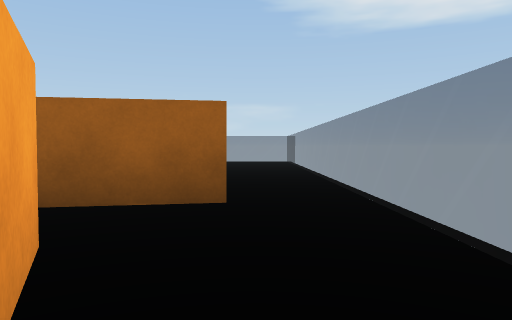
View 1 (above)

17 first-person views from a walk through a 3-D level made in the Unity game engine. The camera is 0.53 m above the floor, tilts 2° down and sees 70° across. The floor is counted in squares, 1 m on a side. Each view is taken from the middle of a square. On the plan, view 1 faces up. The plan holds only what a view shows up to about 9 squares ahead; the rest is blank. Surface patterns are stand-ins for the level's own textures.

View 2
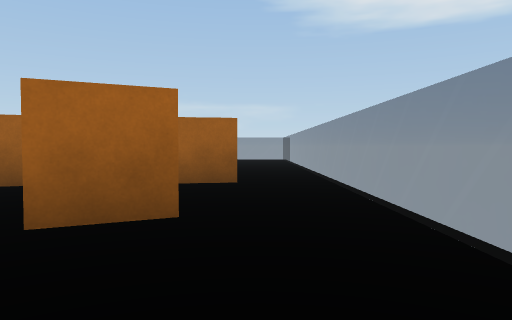

View 3
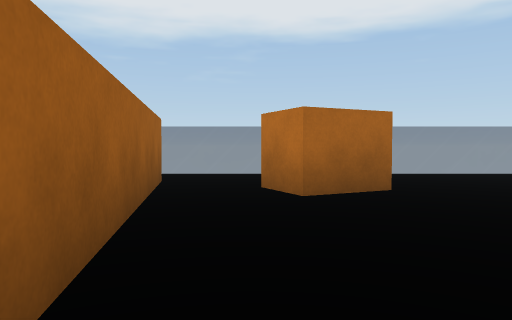

View 4
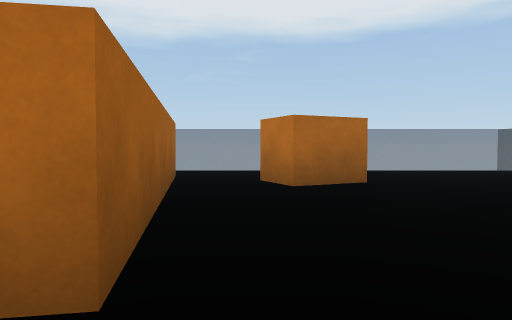

View 5
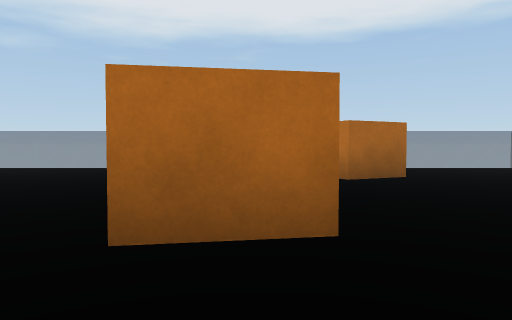

View 6
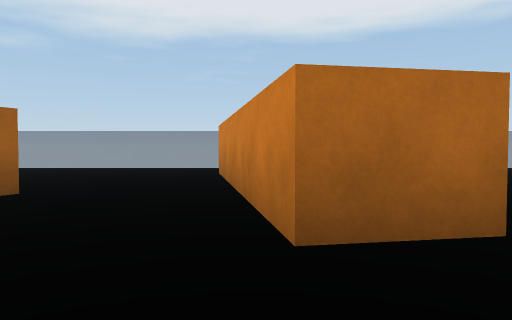

View 7
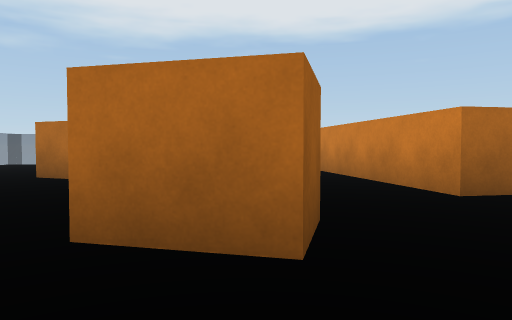

View 8
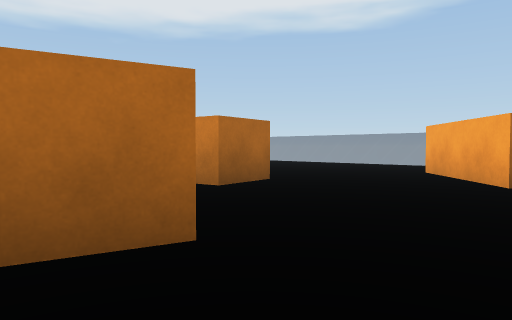

View 9
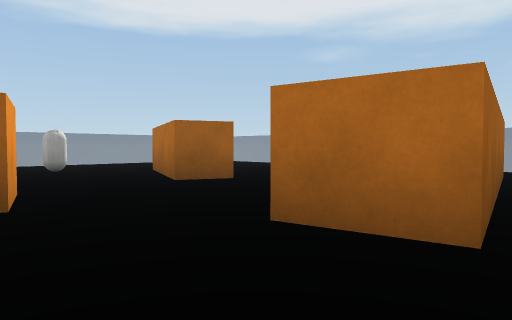

View 10
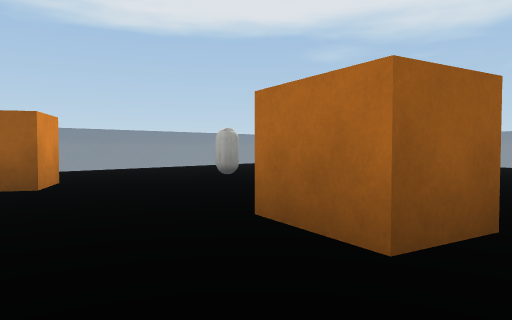

View 11
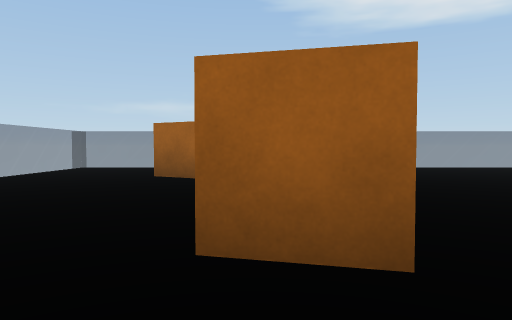

View 12
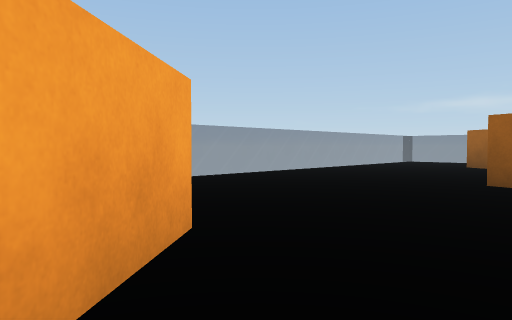

View 13
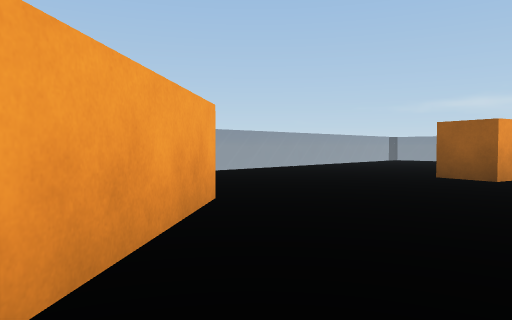

View 14
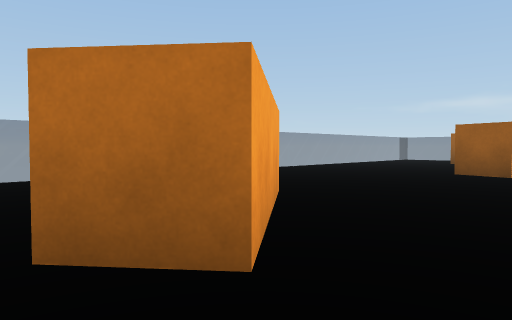

View 15
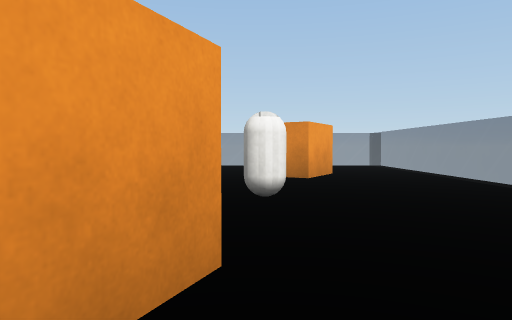

View 16
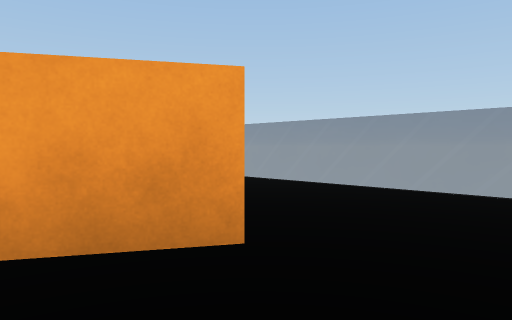

View 17
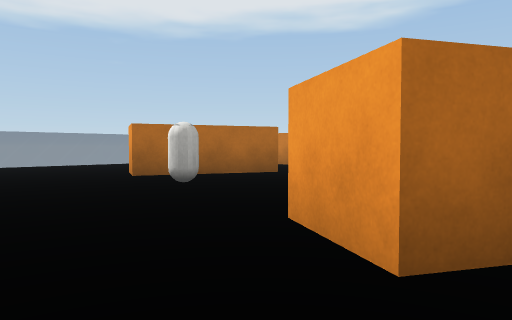

### Floor plan
Key: @ floor where view 1 was taken; # wall or solid block; . floor; = window, fence, low wall or low ledge; O other object.
Columns run from 13 left of view 1 to 1 right of it. Each row starts with its distance up from view 1.
 14   =====
 13 =...........
 12 =............
 11 =..OOO........
 10 =...O..O......
  9 =........##...=
  8 =........#....=
  7  ....OO..#....=
  6 =....OO  .....=
  5 =...... ......=
  4  ......######.=
  3  ......#####..=
  2    ......  .O.=
  1     #......OO.=
  0     ##.......@=
 -1      #... ....=
 -2       ..   ...=
 -3              .=

Positions as (right, up) in squares from view 1, and headings:
1: (0, 0), facing up
2: (0, -2), facing up
3: (-6, 2), facing right
4: (-7, 2), facing right
5: (-8, 3), facing right
6: (-8, 4), facing right
7: (-10, 6), facing right
8: (-10, 7), facing down-right
9: (-8, 2), facing up-right
10: (-10, 5), facing up-right
11: (-8, 4), facing up
12: (-7, 0), facing up-left
13: (-6, -1), facing up-left
14: (-6, -2), facing up-left
15: (-2, 10), facing left
16: (-8, 13), facing down-left
17: (-10, 13), facing down-right
